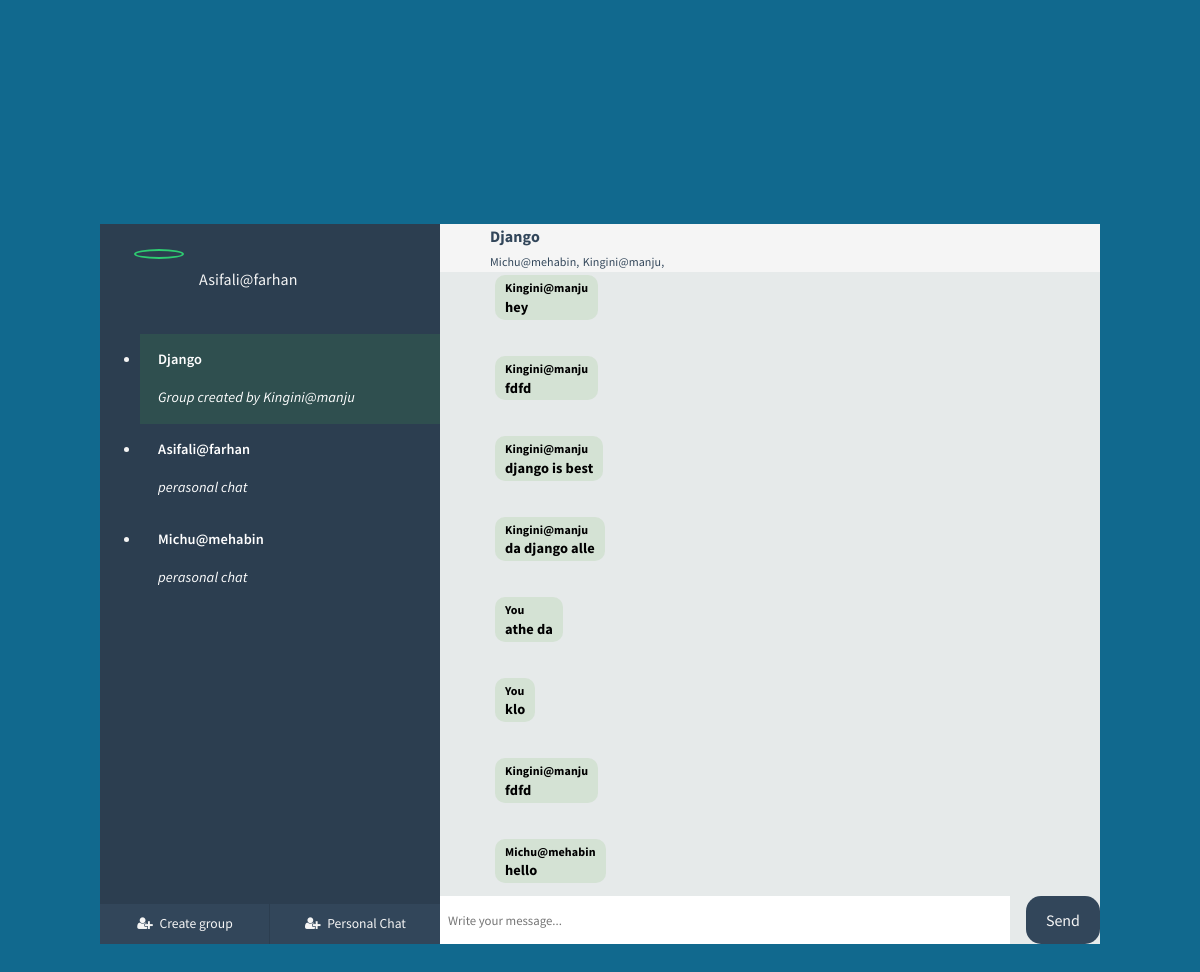
The page /django/ (signed in) on the database its author committed.
### chat/models.py (models this page shows, shortened)
class Room(models.Model):
    title = models.CharField(max_length=128)
    code = models.CharField(unique=True, max_length=256, blank=True, null=True)
    users = models.ManyToManyField(User)
    date_created = models.DateTimeField(
        auto_now_add=True, blank=True, null=True)
    is_deleted = models.BooleanField(default=False)
    creator = models.ForeignKey(
        User, on_delete=models.CASCADE, related_name='room_creator')
    def __str__(self):
        return self.title

class Message(models.Model):
    author = models.ForeignKey(
        User, related_name='author', on_delete=models.CASCADE)
    room = models.ForeignKey(
        Room, on_delete=models.CASCADE, related_name='messages', blank=True, null=True)
    content = models.TextField(blank=True, null=True)
    timestamp = models.DateTimeField(auto_now_add=True, db_index=True)

### personal_chat/models.py (models this page shows, shortened)
class Thread(models.Model):
    name = models.CharField(max_length=50, null=True, blank=True)
    users = models.ManyToManyField('auth.User')

### chat/views.py (the view)
# urls.py: path('<str:room_code>/', views.room, name='room')
@login_required
def room(request, room_code):
    user = request.user
    try:
        room = Room.objects.get(code=room_code, users=request.user)
    except:
        return HttpResponseForbidden()
    username = request.user.username
    members = room.users.all()
    chats = []
    chats = Message.objects.filter(room=room)
    all_members = User.objects.filter(is_active=True)
    all_rooms = Room.objects.all()
    active_rooms = []
    for i in all_rooms:
        members_list = i.users.all()
        if request.user in members_list:
            active_rooms.append(i)
    threads = Thread.objects.all()
    active_threads = []
    for thread in threads:
        members = thread.users.all()
        if user in members:
            active_threads.append(thread)
    current_site = get_current_site(request).domain
    if request.is_secure():
        protocol = "https://"
    else:
        protocol = "http://"
    return render(request, 'chat/chat.html', {
        'room_code': room.code,
        "username": username,
        "room": room,
        "members": members,
        "all_members": all_members,
        "active_rooms": active_rooms,
        "active_threads":active_threads,
        "chats":chats,
        "gform": ChatRoomForm(),
        "pform": PersonalChatForm()
    })

### chat/forms.py
class ChatRoomForm(forms.ModelForm):
    users = forms.ModelMultipleChoiceField(
        queryset=User.objects.all(),
        widget=forms.CheckboxSelectMultiple,
        required=True)
    class Meta:
        model = Room
        fields = ['title','users']
        widgets = {
            'title': TextInput(attrs={'class': 'required form-control', 'placeholder': 'New group name'}),
        }

### personal_chat/forms.py
class PersonalChatForm(forms.ModelForm):
    users = forms.ModelMultipleChoiceField(
        queryset=User.objects.all(),
        widget=forms.CheckboxSelectMultiple,
        required=True)
    class Meta:
        model = Thread
        fields = ['users']

### templates/chat/chat.html (shortened to what this page needs)
{%load static crispy_forms_tags %}
<!DOCTYPE html>
<html class="">
<head>
  <link href="//maxcdn.bootstrapcdn.com/bootstrap/4.0.0/css/bootstrap.min.css" rel="stylesheet" id="bootstrap-css" />
  <link rel="stylesheet prefetch" href="https://cdnjs.cloudflare.com/ajax/libs/meyer-reset/2.0/reset.min.css" />
  <link rel="stylesheet" href="https://cdnjs.cloudflare.com/ajax/libs/font-awesome/4.6.2/css/font-awesome.min.css" />
</head>
<body>
  <div id="frame">
    <div id="sidepanel">
      <div id="profile">
        <div class="wrap">
          <img id="profile-img" src="http://emilcarlsson.se/assets/mikeross.png" class="online" alt="" />
          <p>{{user.username}}</p>
        </div>
      </div>
      <div id="contacts">
        <ul>
          {%for i in active_rooms%}
          <li class="contact">
            <a href="{% url 'chat:room' room_code=i.code %}" class="d-block text-white" style="text-decoration: none;">
              <div class="wrap">
                <div class="meta">
                  <p class="name">{{i.title}}</p>
                  <p class="preview">
                    <i>Group created by {{i.creator}}</i>
                  </p>
                </div>
              </div>
            </a>
          </li>
          {%endfor%}
          {%for i in active_threads%}
          <li class="contact">
            <a href="{% url 'pearsonal_chat:lobby' username=i.name %}" class="d-block text-white" style="text-decoration: none;">
              <div class="wrap">
                <div class="meta">
                  <p class="name">{{i.name}}</p>
                  <p class="preview">
                    <i>perasonal chat</i>
                  </p>
                </div>
              </div>
            </a>
          </li>
          {%endfor%}
        </ul>
      </div>
      <div id="bottom-bar">
        <button id="creategroup" type="button">
          <i class="fa fa-user-plus fa-fw" aria-hidden="true"></i>
          <span>Create group</span>
        </button>
        <button id="createPersonal" type="button">
          <i class="fa fa-user-plus fa-fw" aria-hidden="true"></i>
          <span>Personal Chat</span>
        </button>
      </div>
    </div>
    <div class="content">
      <div class="contact-profile">
        <div>
          <b style="display: block">{{room}}</b>
          <div style="display: inline" id="group-member-box">
            {%for member in members%}
            <small style="font-size: 12px" class="group-member">{{member}},</small>{%endfor%}
          </div>
        </div>
      </div>
      <div class="messages">
        <ul id="chat-log">
          {% for msg in chats %}
          <li class="msg-box sent" id="{{msg.id}}">
            <p>
              <b lass="messager" style="font-size: 12px; font-weight: bold;">{% if username == msg.author.username %}You{%else%}{{msg.author}}{%endif%}</b> <br />
              <b>{{msg.content}}</b>
            </p>
          </li>
          {%endfor%}
        </ul>
      </div>
      <div class="message-input">
        <div class="wrap">
          <input type="text" name="message" placeholder="Write your message..." id="chat-message-input" required />
          <button type="submit" class="submit" id="chat-message-submit">Send</button>
        </div>
      </div>
    </div>
    </div>
</body>
</html>

### templates/chat/chat.html (style rules this page uses)
body { display: flex; align-items: center; justify-content: center; min-height: 100vh; background: #11698e; font-family: "proxima-nova", "Source Sans Pro", sans-serif; font-size: 1em; letter-spacing: 0.1px; color: #32465a; text-rendering: optimizeLegibility; text-shadow: 1px 1px 1px rgba(0, 0, 0, 0.004); -webkit-font-smoothing: antialiased; }
#frame { width: 95%; min-width: 360px; max-width: 1000px; height: 92vh; min-height: 300px; max-height: 720px; background: #e6eaea; }
#frame #sidepanel { float: left; min-width: 280px; max-width: 340px; width: 40%; height: 100%; background: #2c3e50; color: #f5f5f5; overflow: hidden; position: relative; }
#frame #sidepanel #profile { width: 80%; margin: 25px auto; }
#frame #sidepanel #profile .wrap { height: 60px; line-height: 60px; overflow: hidden; -moz-transition: 0.3s height ease; -o-transition: 0.3s height ease; -webkit-transition: 0.3s height ease; transition: 0.3s height ease; }
#frame #sidepanel #profile .wrap img { width: 50px; border-radius: 50%; padding: 3px; border: 2px solid #e74c3c; height: auto; float: left; cursor: pointer; -moz-transition: 0.3s border ease; -o-transition: 0.3s border ease; -webkit-transition: 0.3s border ease; transition: 0.3s border ease; }
#frame #sidepanel #profile .wrap img.online { border: 2px solid #2ecc71; }
#frame #sidepanel #profile .wrap p { float: left; margin-left: 15px; }
#frame #sidepanel #contacts { height: calc(100% - 177px); overflow-y: scroll; overflow-x: hidden; }
#frame #sidepanel #contacts ul li.contact { position: relative; padding: 10px 0 15px 0; font-size: 0.9em; cursor: pointer; }
#frame #sidepanel #contacts ul li.contact .wrap { width: 88%; margin: 0 auto; position: relative; }
#frame #sidepanel #contacts ul li.contact .wrap .meta { padding: 5px 0 0 0; }
#frame #sidepanel #contacts ul li.contact .wrap .meta .name { font-weight: 600; }
#frame #sidepanel #contacts ul li.contact .wrap .meta .preview { margin: 5px 0 0 0; padding: 0 0 1px; font-weight: 400; white-space: nowrap; overflow: hidden; text-overflow: ellipsis; -moz-transition: 1s all ease; -o-transition: 1s all ease; -webkit-transition: 1s all ease; transition: 1s all ease; }
#frame #sidepanel #bottom-bar { position: absolute; width: 100%; bottom: 0; }
#frame #sidepanel #bottom-bar button { float: left; border: none; width: 50%; padding: 10px 0; background: #32465a; color: #f5f5f5; cursor: pointer; font-size: 0.85em; font-family: "proxima-nova", "Source Sans Pro", sans-serif; }
#frame #sidepanel #bottom-bar button:nth-child(1) { border-right: 1px solid #2c3e50; }
#frame #sidepanel #bottom-bar button i { margin-right: 3px; font-size: 1em; }
#frame .content { float: right; width: 60%; height: 100%; overflow: hidden; position: relative; }
@media screen and (min-width: 900px) { #frame .content { width: calc(100% - 340px); } }
#frame .content .contact-profile { width: 100%; background: #f5f5f5; display: flex; align-items: center; cursor: pointer; }
#frame .content .messages { height: auto; min-height: calc(100% - 93px); max-height: calc(100% - 93px); overflow-y: scroll; overflow-x: hidden; }
#frame .content .messages ul li { display: inline-block; clear: both; float: left; margin: 15px 15px 5px 15px; width: calc(100% - 25px); font-size: 0.9em; }
#frame .content .messages ul li:nth-last-child(1) { margin-bottom: 20px; }
#frame .content .messages ul li.sent p { color: #000; background: #d4e2d4; position: relative; }
#frame .content .messages ul li p { display: inline-block; padding: 3px 10px; border-radius: 10px; max-width: 205px; line-height: 130%; max-width: 200px !important; }
@media screen and (min-width: 735px) { #frame .content .messages ul li p { max-width: 300px; } }
#frame .content .message-input { position: absolute; bottom: 0; width: 100%; z-index: 99; }
#frame .content .message-input .wrap { position: relative; display: flex; justify-content: space-between; }
#frame .content .message-input .wrap input { font-family: "proxima-nova", "Source Sans Pro", sans-serif; float: left; border: none; width: calc(100% - 90px); padding: 11px 32px 10px 8px; font-size: 0.8em; color: #32465a; }
#frame .content .message-input .wrap button { border: none; padding: 12px 20px; cursor: pointer; background: #32465a; color: #f5f5f5; display: flex; justify-content: center; align-items: center; border-radius: 15px; }
#chat-log { position: relative; }
.active-chat-box { background-color: darkslategrey; }

### rows shown on the page
Room: title "Django", creator "Kingini@manju"
Thread: name "Asifali@farhan"
Thread: name "Michu@mehabin"
Message: author "Kingini@manju", content "hey"
Message: author "Kingini@manju", content "fdfd"
Message: author "Kingini@manju", content "django is best"
Message: author "Kingini@manju", content "da django alle"
Message: shows "You", content "athe da"
Message: shows "You", content "klo"
Message: author "Kingini@manju", content "fdfd"
Message: author "Michu@mehabin", content "hello"

### other values the page prints
{{ user.username }} "Asifali@farhan"
{{ member }} "Michu@mehabin"
{{ member }} "Kingini@manju"
